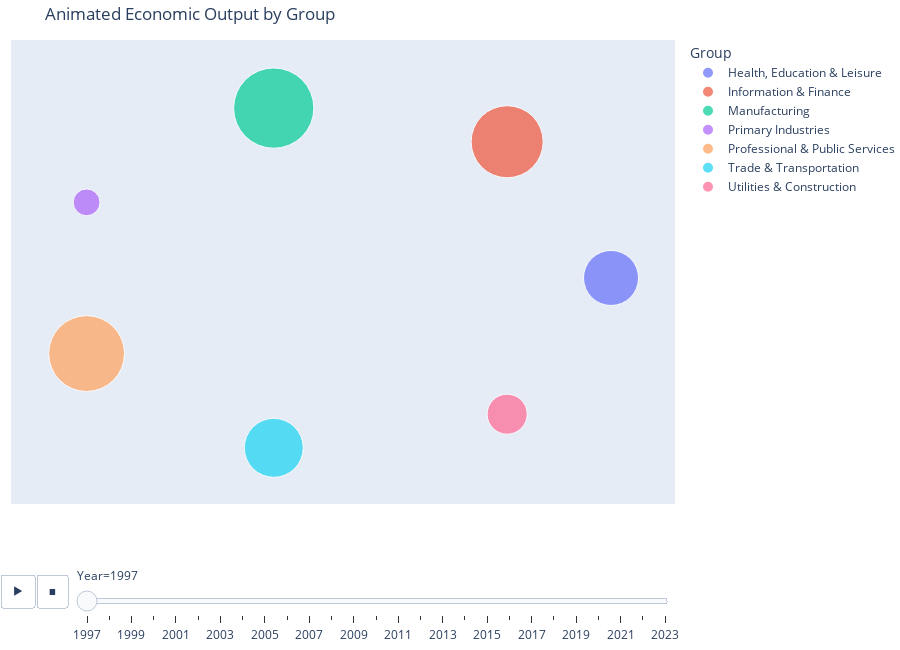

Here is the notebook cell this chart was saved with:
### Code cell
import plotly.express as px

fig = px.scatter(
    df_bubbles,
    x="x",
    y="y",
    size="Value",
    color="Group",
    animation_frame="Year",
    hover_name="Group",
    size_max=100,
    title="Animated Economic Output by Group"
)

fig.update_layout(
    xaxis=dict(visible=False),
    yaxis=dict(visible=False),
    margin=dict(t=40, l=0, r=0, b=0),
    height=650
)

fig.show()

### Figure 1 — Plotly figure (JSON) as saved in the notebook; plotly's stock layout.template omitted (floating-point values rounded to 4 significant figures)
{"data": [{"hovertemplate": "<b>%{hovertext}</b><br><br>Group=Health, Education & Leisure<br>Year=1997<br>x=%{x}<br>y=%{y}<br>Value=%{marker.size}<extra></extra>", "hovertext": ["Health, Education & Leisure"], "legendgroup": "Health, Education & Leisure", "marker": {"color": "#636efa", "size": [1832247], "sizemode": "area", "sizeref": 1209.0, "symbol": "circle"}, "mode": "markers", "name": "Health, Education & Leisure", "orientation": "v", "showlegend": true, "type": "scatter", "x": [3.0], "xaxis": "x", "y": [0.0], "yaxis": "y"}, {"hovertemplate": "<b>%{hovertext}</b><br><br>Group=Information & Finance<br>Year=1997<br>x=%{x}<br>y=%{y}<br>Value=%{marker.size}<extra></extra>", "hovertext": ["Information & Finance"], "legendgroup": "Information & Finance", "marker": {"color": "#EF553B", "size": [3142400], "sizemode": "area", "sizeref": 1209.0, "symbol": "circle"}, "mode": "markers", "name": "Information & Finance", "orientation": "v", "showlegend": true, "type": "scatter", "x": [1.87], "xaxis": "x", "y": [2.345], "yaxis": "y"}, {"hovertemplate": "<b>%{hovertext}</b><br><br>Group=Manufacturing<br>Year=1997<br>x=%{x}<br>y=%{y}<br>Value=%{marker.size}<extra></extra>", "hovertext": ["Manufacturing"], "legendgroup": "Manufacturing", "marker": {"color": "#00cc96", "size": [3897775], "sizemode": "area", "sizeref": 1209.0, "symbol": "circle"}, "mode": "markers", "name": "Manufacturing", "orientation": "v", "showlegend": true, "type": "scatter", "x": [-0.6676], "xaxis": "x", "y": [2.925], "yaxis": "y"}, {"hovertemplate": "<b>%{hovertext}</b><br><br>Group=Primary Industries<br>Year=1997<br>x=%{x}<br>y=%{y}<br>Value=%{marker.size}<extra></extra>", "hovertext": ["Primary Industries"], "legendgroup": "Primary Industries", "marker": {"color": "#ab63fa", "size": [435109], "sizemode": "area", "sizeref": 1209.0, "symbol": "circle"}, "mode": "markers", "name": "Primary Industries", "orientation": "v", "showlegend": true, "type": "scatter", "x": [-2.703], "xaxis": "x", "y": [1.302], "yaxis": "y"}, {"hovertemplate": "<b>%{hovertext}</b><br><br>Group=Professional & Public Services<br>Year=1997<br>x=%{x}<br>y=%{y}<br>Value=%{marker.size}<extra></extra>", "hovertext": ["Professional & Public Services"], "legendgroup": "Professional & Public Services", "marker": {"color": "#FFA15A", "size": [3476667], "sizemode": "area", "sizeref": 1209.0, "symbol": "circle"}, "mode": "markers", "name": "Professional & Public Services", "orientation": "v", "showlegend": true, "type": "scatter", "x": [-2.703], "xaxis": "x", "y": [-1.302], "yaxis": "y"}, {"hovertemplate": "<b>%{hovertext}</b><br><br>Group=Trade & Transportation<br>Year=1997<br>x=%{x}<br>y=%{y}<br>Value=%{marker.size}<extra></extra>", "hovertext": ["Trade & Transportation"], "legendgroup": "Trade & Transportation", "marker": {"color": "#19d3f3", "size": [2103399], "sizemode": "area", "sizeref": 1209.0, "symbol": "circle"}, "mode": "markers", "name": "Trade & Transportation", "orientation": "v", "showlegend": true, "type": "scatter", "x": [-0.6676], "xaxis": "x", "y": [-2.925], "yaxis": "y"}, {"hovertemplate": "<b>%{hovertext}</b><br><br>Group=Utilities & Construction<br>Year=1997<br>x=%{x}<br>y=%{y}<br>Value=%{marker.size}<extra></extra>", "hovertext": ["Utilities & Construction"], "legendgroup": "Utilities & Construction", "marker": {"color": "#FF6692", "size": [971154], "sizemode": "area", "sizeref": 1209.0, "symbol": "circle"}, "mode": "markers", "name": "Utilities & Construction", "orientation": "v", "showlegend": true, "type": "scatter", "x": [1.87], "xaxis": "x", "y": [-2.345], "yaxis": "y"}], "layout": {"height": 650, "legend": {"itemsizing": "constant", "title": {"text": "Group"}, "tracegroupgap": 0}, "margin": {"b": 0, "l": 0, "r": 0, "t": 40}, "sliders": [{"active": 0, "currentvalue": {"prefix": "Year="}, "len": 0.9, "pad": {"b": 10, "t": 60}, "steps": [{"args": [["1997"], {"frame": {"duration": 0, "redraw": false}, "fromcurrent": true, "mode": "immediate", "transition": {"duration": 0, "easing": "linear"}}], "label": "1997", "method": "animate"}, {"args": [["1998"], {"frame": {"duration": 0, "redraw": false}, "fromcurrent": true, "mode": "immediate", "transition": {"duration": 0, "easing": "linear"}}], "label": "1998", "method": "animate"}, {"args": [["1999"], {"frame": {"duration": 0, "redraw": false}, "fromcurrent": true, "mode": "immediate", "transition": {"duration": 0, "easing": "linear"}}], "label": "1999", "method": "animate"}, {"args": [["2000"], {"frame": {"duration": 0, "redraw": false}, "fromcurrent": true, "mode": "immediate", "transition": {"duration": 0, "easing": "linear"}}], "label": "2000", "method": "animate"}, {"args": [["2001"], {"frame": {"duration": 0, "redraw": false}, "fromcurrent": true, "mode": "immediate", "transition": {"duration": 0, "easing": "linear"}}], "label": "2001", "method": "animate"}, {"args": [["2002"], {"frame": {"duration": 0, "redraw": false}, "fromcurrent": true, "mode": "immediate", "transition": {"duration": 0, "easing": "linear"}}], "label": "2002", "method": "animate"}, {"args": [["2003"], {"frame": {"duration": 0, "redraw": false}, "fromcurrent": true, "mode": "immediate", "transition": {"duration": 0, "easing": "linear"}}], "label": "2003", "method": "animate"}, {"args": [["2004"], {"frame": {"duration": 0, "redraw": false}, "fromcurrent": true, "mode": "immediate", "transition": {"duration": 0, "easing": "linear"}}], "label": "2004", "method": "animate"}, {"args": [["2005"], {"frame": {"duration": 0, "redraw": false}, "fromcurrent": true, "mode": "immediate", "transition": {"duration": 0, "easing": "linear"}}], "label": "2005", "method": "animate"}, {"args": [["2006"], {"frame": {"duration": 0, "redraw": false}, "fromcurrent": true, "mode": "immediate", "transition": {"duration": 0, "easing": "linear"}}], "label": "2006", "method": "animate"}, {"args": [["2007"], {"frame": {"duration": 0, "redraw": false}, "fromcurrent": true, "mode": "immediate", "transition": {"duration": 0, "easing": "linear"}}], "label": "2007", "method": "animate"}, {"args": [["2008"], {"frame": {"duration": 0, "redraw": false}, "fromcurrent": true, "mode": "immediate", "transition": {"duration": 0, "easing": "linear"}}], "label": "2008", "method": "animate"}, {"args": [["2009"], {"frame": {"duration": 0, "redraw": false}, "fromcurrent": true, "mode": "immediate", "transition": {"duration": 0, "easing": "linear"}}], "label": "2009", "method": "animate"}, {"args": [["2010"], {"frame": {"duration": 0, "redraw": false}, "fromcurrent": true, "mode": "immediate", "transition": {"duration": 0, "easing": "linear"}}], "label": "2010", "method": "animate"}, {"args": [["2011"], {"frame": {"duration": 0, "redraw": false}, "fromcurrent": true, "mode": "immediate", "transition": {"duration": 0, "easing": "linear"}}], "label": "2011", "method": "animate"}, {"args": [["2012"], {"frame": {"duration": 0, "redraw": false}, "fromcurrent": true, "mode": "immediate", "transition": {"duration": 0, "easing": "linear"}}], "label": "2012", "method": "animate"}, {"args": [["2013"], {"frame": {"duration": 0, "redraw": false}, "fromcurrent": true, "mode": "immediate", "transition": {"duration": 0, "easing": "linear"}}], "label": "2013", "method": "animate"}, {"args": [["2014"], {"frame": {"duration": 0, "redraw": false}, "fromcurrent": true, "mode": "immediate", "transition": {"duration": 0, "easing": "linear"}}], "label": "2014", "method": "animate"}, {"args": [["2015"], {"frame": {"duration": 0, "redraw": false}, "fromcurrent": true, "mode": "immediate", "transition": {"duration": 0, "easing": "linear"}}], "label": "2015", "method": "animate"}, {"args": [["2016"], {"frame": {"duration": 0, "redraw": false}, "fromcurrent": true, "mode": "immediate", "transition": {"duration": 0, "easing": "linear"}}], "label": "2016", "method": "animate"}, {"args": [["2017"], {"frame": {"duration": 0, "redraw": false}, "fromcurrent": true, "mode": "immediate", "transition": {"duration": 0, "easing": "linear"}}], "label": "2017", "method": "animate"}, {"args": [["2018"], {"frame": {"duration": 0, "redraw": false}, "fromcurrent": true, "mode": "immediate", "transition": {"duration": 0, "easing": "linear"}}], "label": "2018", "method": "animate"}, {"args": [["2019"], {"frame": {"duration": 0, "redraw": false}, "fromcurrent": true, "mode": "immediate", "transition": {"duration": 0, "easing": "linear"}}], "label": "2019", "method": "animate"}, {"args": [["2020"], {"frame": {"duration": 0, "redraw": false}, "fromcurrent": true, "mode": "immediate", "transition": {"duration": 0, "easing": "linear"}}], "label": "2020", "method": "animate"}, {"args": [["2021"], {"frame": {"duration": 0, "redraw": false}, "fromcurrent": true, "mode": "immediate", "transition": {"duration": 0, "easing": "linear"}}], "label": "2021", "method": "animate"}, {"args": [["2022"], {"frame": {"duration": 0, "redraw": false}, "fromcurrent": true, "mode": "immediate", "transition": {"duration": 0, "easing": "linear"}}], "label": "2022", "method": "animate"}, {"args": [["2023"], {"frame": {"duration": 0, "redraw": false}, "fromcurrent": true, "mode": "immediate", "transition": {"duration": 0, "easing": "linear"}}], "label": "2023", "method": "animate"}], "x": 0.1, "xanchor": "left", "y": 0, "yanchor": "top"}], "title": {"text": "Animated Economic Output by Group"}, "updatemenus": [{"buttons": [{"args": [null, {"frame": {"duration": 500, "redraw": false}, "fromcurrent": true, "mode": "immediate", "transition": {"duration": 500, "easing": "linear"}}], "label": "&#9654;", "method": "animate"}, {"args": [[null], {"frame": {"duration": 0, "redraw": false}, "fromcurrent": true, "mode": "immediate", "transition": {"duration": 0, "easing": "linear"}}], "label": "&#9724;", "method": "animate"}], "direction": "left", "pad": {"r": 10, "t": 70}, "showactive": false, "type": "buttons", "x": 0.1, "xanchor": "right", "y": 0, "yanchor": "top"}], "xaxis": {"anchor": "y", "domain": [0, 1], "title": {"text": "x"}, "visible": false}, "yaxis": {"anchor": "x", "domain": [0, 1], "title": {"text": "y"}, "visible": false}}}
